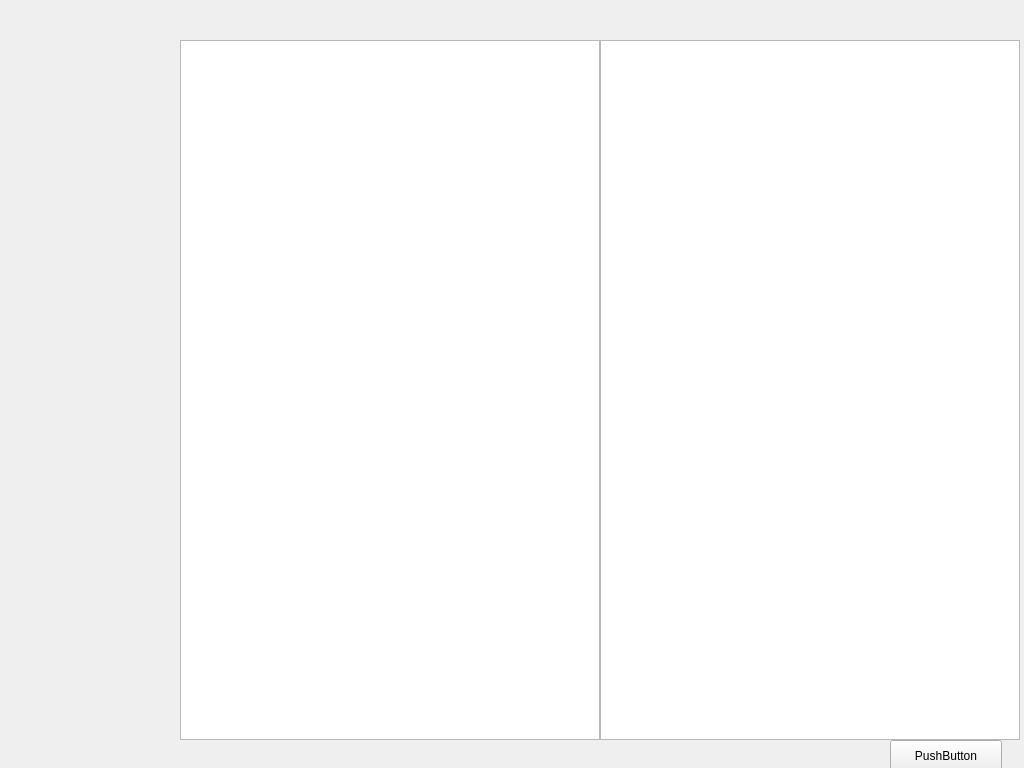
<?xml version="1.0" encoding="UTF-8"?>
<ui version="4.0">
 <class>Form</class>
 <widget class="QWidget" name="Form">
  <property name="geometry">
   <rect>
    <x>0</x>
    <y>0</y>
    <width>1024</width>
    <height>768</height>
   </rect>
  </property>
  <property name="windowTitle">
   <string>Form</string>
  </property>
  <widget class="QTextEdit" name="textEdit_2">
   <property name="geometry">
    <rect>
     <x>180</x>
     <y>40</y>
     <width>420</width>
     <height>700</height>
    </rect>
   </property>
   <property name="sizePolicy">
    <sizepolicy hsizetype="Maximum" vsizetype="Maximum">
     <horstretch>0</horstretch>
     <verstretch>0</verstretch>
    </sizepolicy>
   </property>
  </widget>
  <widget class="QPushButton" name="pushButton">
   <property name="geometry">
    <rect>
     <x>890</x>
     <y>740</y>
     <width>112</width>
     <height>32</height>
    </rect>
   </property>
   <property name="text">
    <string>PushButton</string>
   </property>
  </widget>
  <widget class="QTextBrowser" name="textBrowser">
   <property name="geometry">
    <rect>
     <x>600</x>
     <y>40</y>
     <width>420</width>
     <height>700</height>
    </rect>
   </property>
   <property name="sizePolicy">
    <sizepolicy hsizetype="Maximum" vsizetype="Maximum">
     <horstretch>0</horstretch>
     <verstretch>0</verstretch>
    </sizepolicy>
   </property>
  </widget>
 </widget>
 <resources/>
 <connections/>
</ui>
